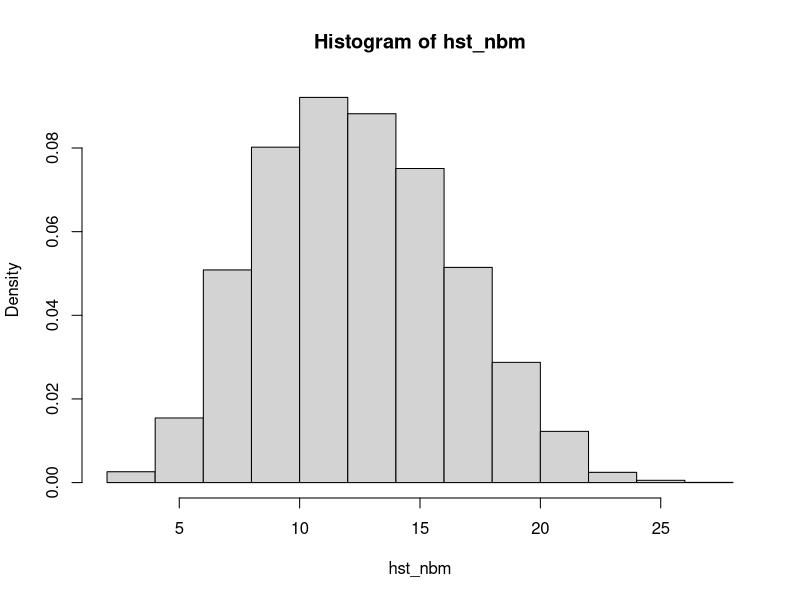
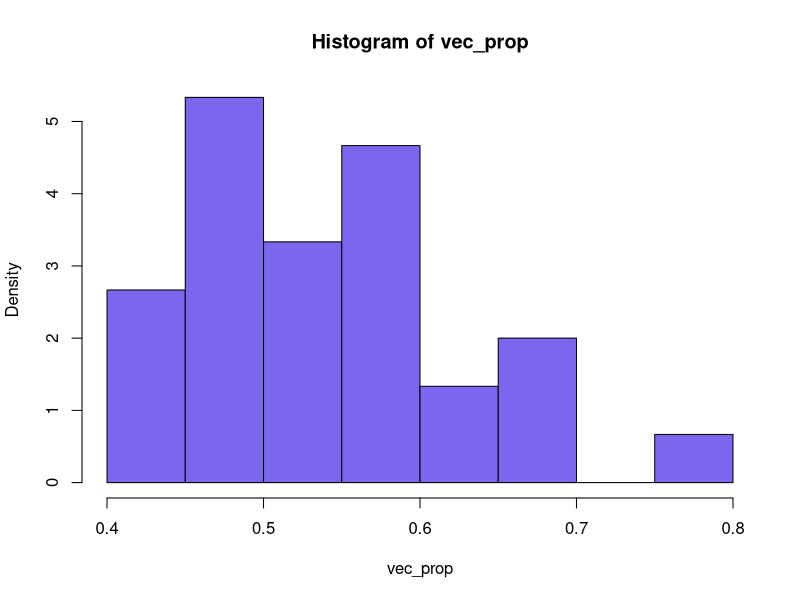
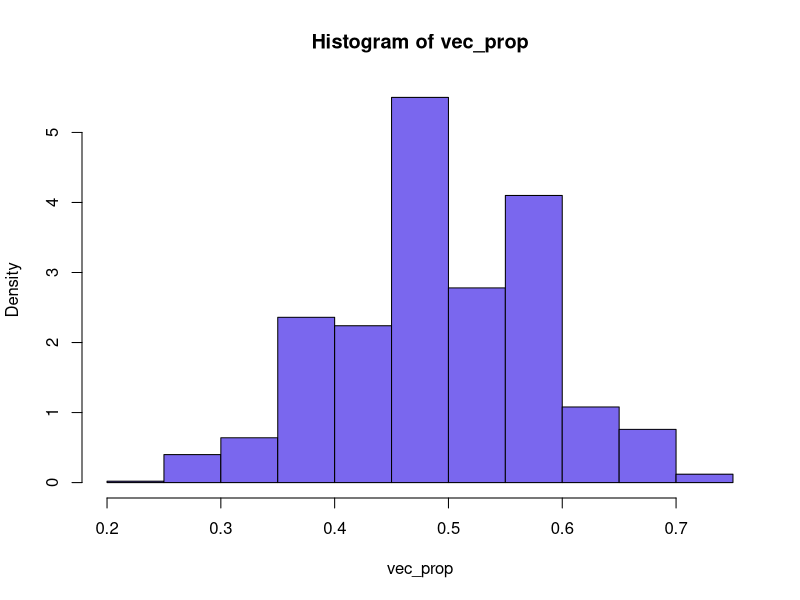
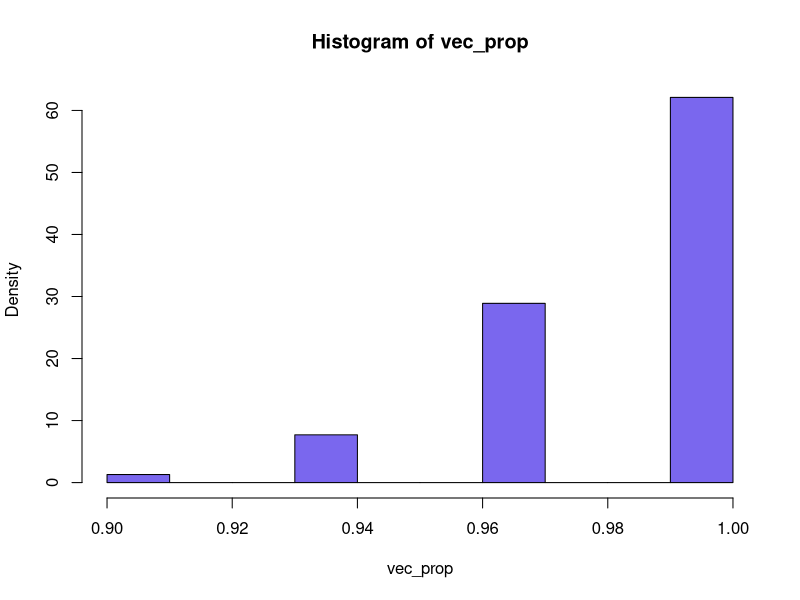

These figures' R source, in order:
## ---- chunk 1
knitr::opts_chunk$set(echo = TRUE)
## ---- chunk 2
sim_ep <- function() {
  dist_cm_0 <- 200 + floor(runif (n=1, min=0, max =(1 + (400-200)/10)))*10
  nb_mes <- 0
  arret_obs <- FALSE 
  dist_stop <- NA
  dist_cm_t <- dist_cm_0
  while (dist_cm_t>0){
    dist_cm_t = dist_cm_t-10
    piece <- sample(c("face","pile"),1,prob=c(0.5,0.5)) 
    # on a une chance sur deux pile ou face soit tiré, si c'est face on fait 
    # une mesure de la distance.
  if(piece=="face"){
    nb_mes<-nb_mes + 1
    #mesure
    temps_ms<-1000000*2*dist_cm_t/34000 
# l'observation en millisecondes et distance en centimètres, rapport à la 
# vitesse du son.
    if (dist_cm_t==50){ #si la distance est strictement égale à 50cm on s'arrête 
      arret_obs<-TRUE
      dist_stop<-dist_cm_t
      break}
    if (dist_cm_t<50){
      arret_obs<-FALSE
      dist_stop<-dist_cm_t
      break
      }
    }
  }
  return(list(arret_obs=arret_obs,
              nb_mes=nb_mes,
              dist_stop=dist_stop))
}
## ---- chunk 3
nb_exp<- 10000
  resNexp<- replicate(nb_exp,sim_ep(),simplify = FALSE)
  hst_nbm<- sapply(resNexp,function(x) x$nb_mes)
  hist(hst_nbm,breaks="sturges",freq=FALSE) 
  # on observe une distribution en cloche avec un maximum vers 10.
## ---- chunk 4
n_sim<- 30
vec_prop<- rep(0,n_sim)
for(i in 1:n_sim){
  res_sim<- replicate(30,sim_ep(),simplify = FALSE)
  val_obj<- sapply(res_sim,function(x) x$arret_obs)
  prop<- length(val_obj[val_obj==TRUE])/30
  vec_prop[i]<- prop
}
hist(vec_prop,breaks="sturges",freq=FALSE, col="slateblue2") 
# on observe un maximum aux alentours de 0.55 soit environ 55%.
## ---- chunk 5
n_sim<- 1000
vec_prop<- rep(0,n_sim)
for(i in 1:n_sim){
  res_sim<- replicate(30,sim_ep(),simplify = FALSE)
  val_obj<- sapply(res_sim,function(x) x$arret_obs)
  prop<- length(val_obj[val_obj==TRUE])/30
  vec_prop[i]<- prop
}
hist(vec_prop,breaks="sturges",freq=FALSE, col="slateblue2") 
## ---- chunk 6
#Pourcentage :
# Calcul de la proportion moyenne d'arrêts à 50 cm
prop_moy <- mean(vec_prop)

# Conversion de la proportion en pourcentage
pourcentage <- prop_moy * 100

# Affichage du résultat
print(pourcentage) 
# il y a donc environ 49% des cas pour lesquels il y a eu un arrêt à 50cm
## ---- chunk 7
n_sim<- 1000
vec_prop<- rep(0,n_sim)
for(i in 1:n_sim){
  res_sim<- replicate(30,sim_ep(),simplify = FALSE)
  val_obj<- sapply(res_sim,function(x) x$dist_stop)
  prop<- length(val_obj[val_obj>0])/30
  vec_prop[i]<- prop
}
hist(vec_prop,breaks="sturges",freq=FALSE, col="slateblue2")
